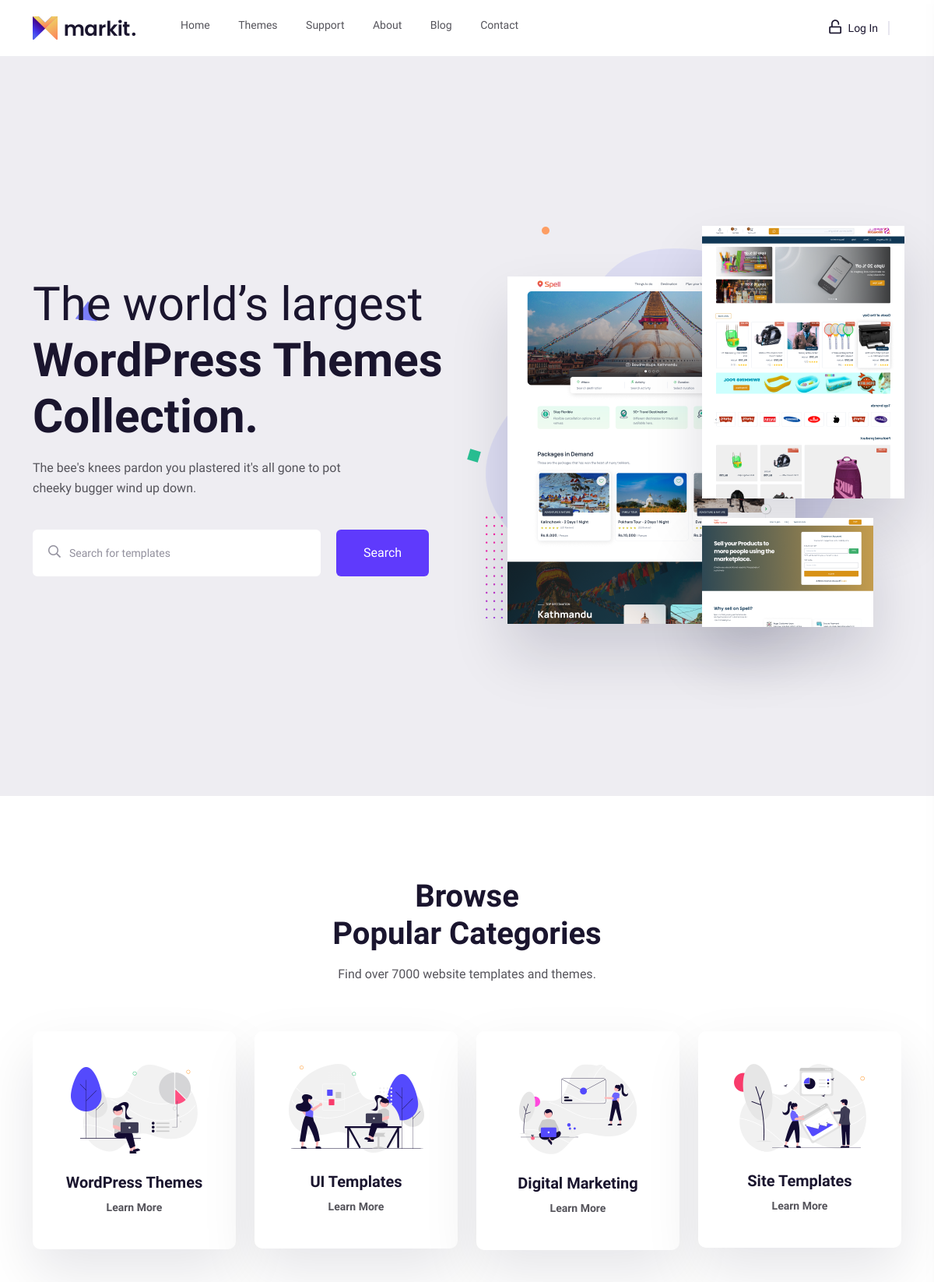
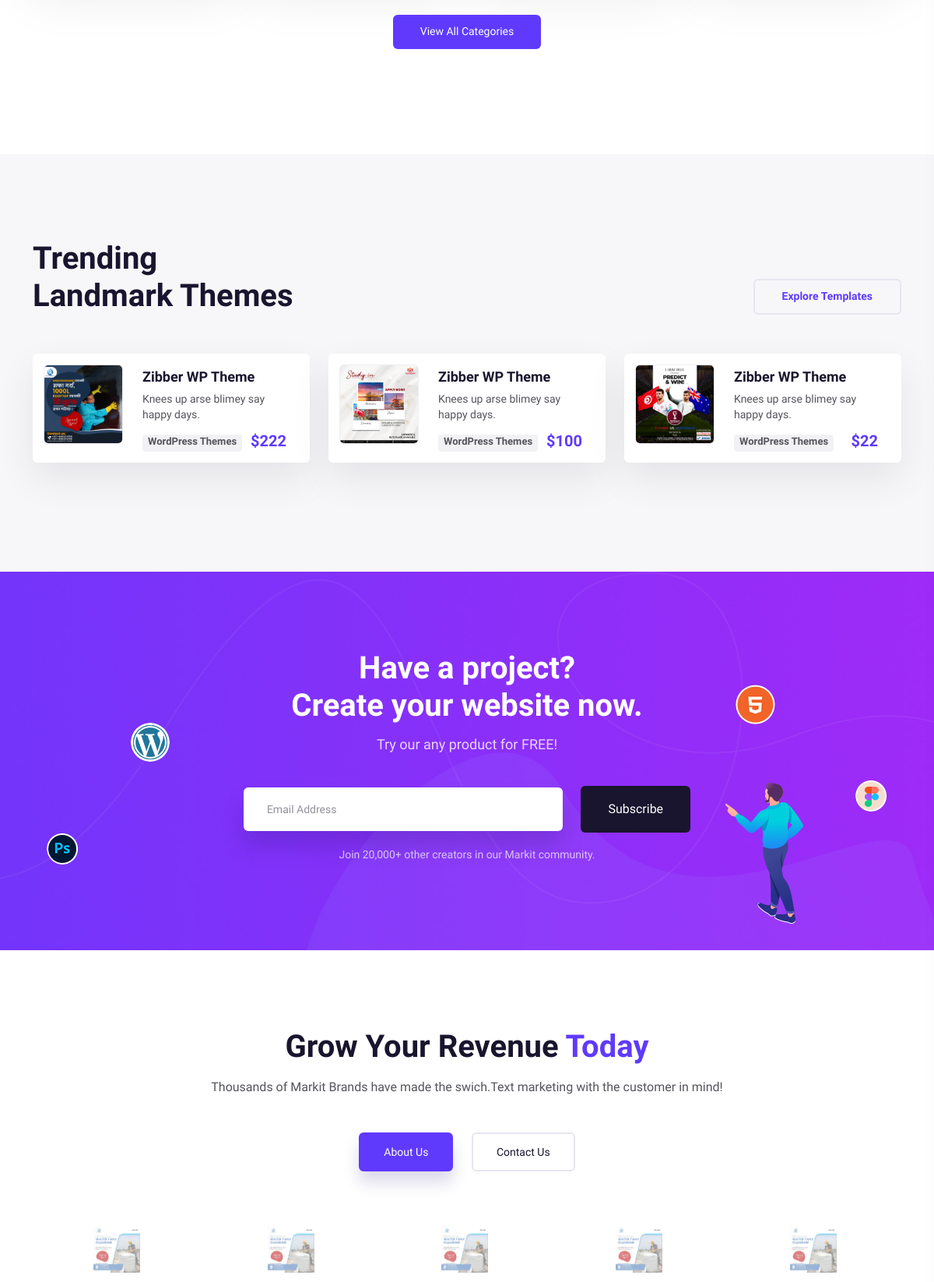
The page / (upper part) on the database its author committed (2 pictures, top to bottom).
### adminpanel/models.py (models this page shows, shortened)
class Category(models.Model):
    category = models.CharField(max_length=100, unique=True)
    category_image = models.ImageField(null=True, upload_to="category_images/")
    order = models.IntegerField(null=True)
    STATUS_CHOICES = (("active", "active"), ("inactive", "inactive"))
    status = models.CharField(max_length=100, choices=STATUS_CHOICES, default="active")
    created = models.DateTimeField(auto_now_add=True, null=True)

class Template(models.Model):
    category = models.ForeignKey(Category, on_delete=models.CASCADE)
    sub_category = models.ForeignKey(
        SubCategory, on_delete=models.CASCADE, null=True, blank=True
    )
    child_category = models.ForeignKey(
        ChildCategory, on_delete=models.CASCADE, null=True, blank=True
    )
    template_name = models.CharField(max_length=1000)
    template_details = models.TextField()
    template_features = models.TextField()
    template_layout = models.TextField()
    template_price = models.IntegerField()
    TAX_CHOICES = (("yes", "yes"), ("no", "no"))
    is_taxable = models.CharField(max_length=20, choices=TAX_CHOICES, default="yes")
    version = models.CharField(max_length=100)
    framework = models.CharField(max_length=1000)
    template_image = models.ImageField(
        null=True, blank=True, upload_to="template_images/"
    )
    template_url = models.URLField(null=True, blank=True)
    template_file = models.FileField(null=True, blank=True, upload_to="template_files/")
    is_featured = models.BooleanField(null=True, default=0)
    created = models.DateTimeField(auto_now_add=True, null=True)

class Partner(models.Model):
    name = models.CharField(max_length=100)
    link = models.URLField()
    logo = models.ImageField(upload_to="partner_images/")

### features/views.py (the view)
# urls.py: path("", views.home, name="home"),
def home(request):
    category = Category.objects.filter(status="active").order_by("order")[:4]
    fet_temp = Template.objects.filter(is_featured=1)
    partner = Partner.objects.all()
    testimonial = Testimonial.objects.all()
    blogs = Blog.objects.all()
    paginator = Paginator(blogs, 2)
    page = request.GET.get("page")
    blogs = paginator.get_page(page)
    if request.user.is_authenticated:
        cart_num = Cart.objects.filter(user=request.user).count()
        context = {
            "category": category,
            "fet_temp": fet_temp,
            "partner": partner,
            "testimonial": testimonial,
            "blogs": blogs,
            "cart_num": cart_num,
        }
        return render(request, "index.html", context)
    else:
        context = {
            "category": category,
            "fet_temp": fet_temp,
            "partner": partner,
            "testimonial": testimonial,
            "blogs": blogs,
        }
        return render(request, "index.html", context)

### templates/index.html (shortened to what this page needs)
{% load static %}
{% include 'header.html' %}
 <main>
    <section class="hero__area hero__height grey-bg-3 d-flex align-items-center">
       <div class="hero__shape">
          <img class="square-2" src="{% static 'assets/img/icon/hero/hero-square-2.png' %}" alt="circle">
          <img class="dot" src="{% static 'assets/img/icon/hero/hero-dot.png' %}" alt="circle">
          <img class="triangle" src="{% static 'assets/img/icon/hero/hero-triangle.png' %}" alt="circle">
       </div>
       <div class="container">
          <div class="row">
             <div class="col-xxl-6 col-xl-6 col-lg-6 col-md-8 col-sm-8">
                <div class="hero__content">
                   <h2 class="hero__title">
                      <span>The world’s largest</span>
                      WordPress Themes
                      Collection.
                   </h2>
                   <p>The bee's knees pardon you plastered it's all gone to pot cheeky bugger wind up down.</p>
                   <div class="hero__search">
                      <form action="#">
                         <div class="hero__search-inner d-xl-flex">
                            <div class="hero__search-input">
                               <span><i class="far fa-search"></i></span>
                               <input type="text" placeholder="Search for templates">
                            </div>
                            <button type="submit" class="m-btn ml-20">  search</button>
                         </div>
                      </form>
                   </div>
                </div>
             </div>
             <div class="col-xxl-6 col-xl-6 col-lg-6 col-md-6">
                <div class="hero__thumb-wrapper scene ml-70">
                   <div class="hero__thumb one d-none d-lg-block">
                      <img class="layer" data-depth="0.2" src="{% static 'assets/img/index/image_370.png' %}" alt="">
                   </div>
                   <div class="hero__thumb two">
                      <img class="layer" data-depth="0.3" src="{% static 'assets/img/index/image_260.png' %}" alt="">
                   </div>
                   <div class="hero__thumb three">
                      <img class="layer" data-depth="0.4" src="{% static 'assets/img/index/image_220.png' %}" alt="">
                   </div>
                </div>
             </div>
          </div>
       </div>
    </section>
    <section class="category__area pt-105 pb-135">
       <div class="container">
          <div class="row">
             <div class="col-xxl-12">
                <div class="section__title-wrapper text-center mb-60">
                   <h2 class="section__title">Browse <br> Popular Categories</h2>
                   <p>Find over 7000 website templates and themes.</p>
                </div>
             </div>
          </div>
          <div class="row">
            {% for category in category %}
             <div class="col-xxl-3 col-xl-3 col-md-6 col-sm-6">
                <div class="category__item transition-3 text-center white-bg mb-30 wow fadeInUp" data-wow-delay=".3s" >
                   <div class="category__icon mb-25">
                      <a href="#"><img src="{{category.category_image.url}}" alt=""></a>
                   </div>
                   <div class="category__content">
                      <h3 class="category__title">
                         {{category.category}}
                      </h3>
                      <a href="{% url 'theme' %}" class="link-btn">
                      Learn More
                      </a>
                   </div>
                </div>
               </div>
            {% endfor %}
          </div>
          <div class="row">
             <div class="col-xxl-12">
                <div class="category__more mt-30 text-center">
                   <a href="{% url 'categories' %}" class="m-btn m-btn-2">  View all categories</a>
                </div>
             </div>
          </div>
       </div>
    </section>
    {% if fet_temp %}
    <section class="trending__area pt-110 pb-110 grey-bg">
       <div class="container">
          <div class="row align-items-end">
             <div class="col-xxl-6 col-xl-6 col-lg col-md-8">
                <div class="section__title-wrapper mb-50">
                   <h2 class="section__title">Trending <br> Landmark Themes</h2>
                </div>
             </div>
             <div class="col-xxl-6 col-xl-6 col-lg col-md-4">
                <div class="trending__more d-flex justify-content-md-end  mb-50">
                   <a href="{% url 'theme' %}" class="m-btn m-btn-border">Explore Templates</a>
                </div>
             </div>
          </div>
          <div class="row">
            {% for fet_temp in fet_temp %}
             <div class="col-xxl-4 col-xl-4 col-lg-6 col-md-6">
                <div class="trending__item d-sm-flex white-bg mb-30 wow fadeInUp" data-wow-delay=".3s">
                   <div class="trending__thumb mr-25">
                      <div class="trending__thumb-inner fix">
                         <a href="{% url 'theme_details' id=fet_temp.id %}">
                            <img src="{{fet_temp.template_image.url}}" alt="" height="100">
                         </a>
                      </div>
                   </div>
                   <div class="trending__content">
                      <h3 class="trending__title"><a href="{% url 'theme_details' id=fet_temp.id %}">Zibber WP Theme</a></h3>
                      <p>Knees up arse blimey say happy days.</p>
                      <div class="trending__meta d-flex justify-content-between">
                         <div class="trending__tag">
                            <a href="#">{{fet_temp.category.category}}</a>
                         </div>
                         <div class="trending__price">
                            <span>${{fet_temp.template_price}}</span>
                         </div>
                      </div>
                   </div>
                </div>
             </div>
             {% endfor %}
          </div>
       </div>
    </section>
    {% endif %}
    <section class="subscribe__area p-relative pt-100 pb-110" data-background="{% static 'assets/img/bg/subscribe-bg.jpg' %}">
       <div class="subscribe__icon">
          <img class="ps" src="{% static 'assets/img/icon/subscribe/ps.png' %}" alt="">
          <img class="wp" src="{% static 'assets/img/icon/subscribe/wp.png' %}" alt="">
          <img class="html" src="{% static 'assets/img/icon/subscribe/html.png' %}" alt="">
          <img class="f" src="{% static 'assets/img/icon/subscribe/f.png' %}" alt="">
          <img class="man" src="{% static 'assets/img/icon/subscribe/man.png' %}" alt="">
       </div>
       <div class="container">
          <div class="row">
             <div class="col-xxl-12">
                <div class="subscribe__content text-center wow fadeInUp" data-wow-delay=".5s">
                   <h3 class="subscribe__title">Have a project? <br> Create your website now.</h3>
                   <p>Try our any product for FREE!</p>
                   <div class="subscribe__form wow fadeInUp" data-wow-delay=".7s">
                      <form action="#">
                         <input type="email" placeholder="Email Address">
                         <button type="submit" class="m-btn m-btn-black"> subscribe </button>
                      </form>
                      <p>Join 20,000+ other creators in our Markit community.</p>
                   </div>
                </div>
             </div>
          </div>
       </div>
    </section>
    <section class="cta__area pt-100 pb-60">
       <div class="container">
          <div class="row">
             <div class="col-xxl-6 offset-xxl-3 col-lg-8 offset-lg-2 col-md-10 offset-md-1">
                <div class="section__title-wrapper text-center mb-45">
                   <h2 class="section__title wow fadeInUp" data-wow-delay=".3s">Grow Your Revenue <span>Today</span></h2>
                   <p class="wow fadeInUp" data-wow-delay=".5s">Thousands of Markit Brands have made the swich.Text marketing with the customer in mind!</p>
                </div>
             </div>
          </div>
          <div class="row">
             <div class="col-xxl-6 offset-xxl-3">
                <div class="cta__content text-center wow fadeInUp" data-wow-delay=".7s">
                   <a href="{% url 'contact' %}" class="m-btn m-btn-border-2 cta__btn active"> About Us</a>
                   <a href="{% url 'contact' %}" class="m-btn m-btn-border-2 cta__btn"> Contact Us</a>
                </div>
             </div>
          </div>
       </div>
    </section>
    <div class="brand__area pb-15">
       <div class="container">
          <div class="row">
             <div class="col-xxl-12">
                <div class="brand__slider owl-carousel wow fadeInUp" data-wow-delay=".5s">
                  {% for partner in partner %}
                   <div class="brand__thumb">
                      <img src="{{partner.logo.url}}" alt="" height= 60>
                   </div>
                   {% endfor %}
                </div>
             </div>
          </div>
       </div>
    </div>
 </main>
{% include 'footer.html' %}

### staticfiles/assets/css/default.css (style rules this page uses)
.mt-30 { margin-top:30px }
.mb-25 { margin-bottom:25px }
.mb-30 { margin-bottom:30px }
.mb-45 { margin-bottom:45px }
.mb-50 { margin-bottom:50px }
.mb-60 { margin-bottom:60px }
.ml-20 { margin-left:20px }
.ml-70 { margin-left:70px }
.mr-25 { margin-right:25px }
.pt-100 { padding-top:100px }
.pt-105 { padding-top:105px }
.pt-110 { padding-top:110px }
.pb-15 { padding-bottom:15px }
.pb-60 { padding-bottom:60px }
.pb-110 { padding-bottom:110px }
.pb-135 { padding-bottom:135px }

### rows shown on the page
Category: category_image (picture), category "WordPress Themes"
Category: category_image (picture), category "UI Templates"
Category: category_image (picture), category "Digital Marketing"
Category: category_image (picture), category "Site Templates"
Template: template_image (picture), category.category "WordPress Themes", template_price "222"
Template: template_image (picture), category.category "WordPress Themes", template_price "100"
Template: template_image (picture), category.category "WordPress Themes", template_price "22"
Partner: logo (picture)
